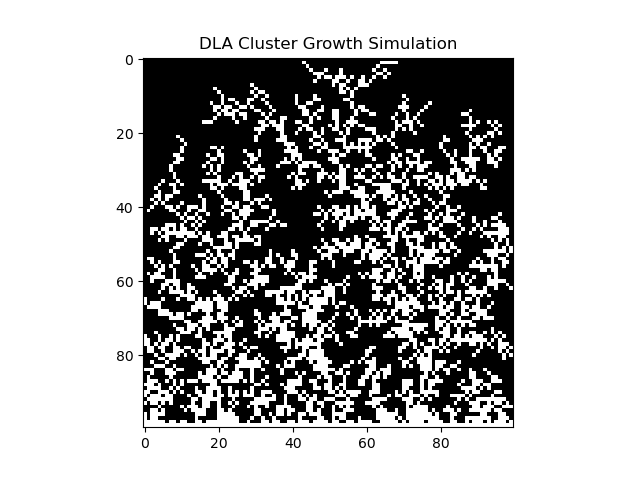

Write Python code to recreate this figure.
"""
TODO: Implement exercise 7.19  as a fun variation on the original exercise.
"""
"""
Label and create a DLA cluster with a random walk demonstration in the same picture (?) per Figure 7.18
"""
import numpy as np
import matplotlib.pyplot as plt

def initialize_grid(size):
    return np.zeros((size, size), dtype=int)

def is_valid_position(position, grid):
    x, y = position
    return 0 <= x < grid.shape[0] and 0 <= y < grid.shape[1]

def random_walk(position, grid):
    while True:
        move = np.random.choice(['up', 'down', 'left', 'right'])
        
        if move == 'up':
            new_position = (position[0] - 1, position[1])
        elif move == 'down':
            new_position = (position[0] + 1, position[1])
        elif move == 'left':
            new_position = (position[0], position[1] - 1)
        elif move == 'right':
            new_position = (position[0], position[1] + 1)

        if is_valid_position(new_position, grid):
            return new_position

def get_perimeter_points(cluster):
    perimeter_points = []
    for x in range(cluster.shape[0]):
        for y in range(cluster.shape[1]):
            if cluster[x, y] == 1:
                for i in [-1, 0, 1]:
                    for j in [-1, 0, 1]:
                        if (i != 0 or j != 0) and is_valid_position((x+i, y+j), cluster):
                            if cluster[x+i, y+j] == 0:
                                perimeter_points.append((x+i, y+j))
    return perimeter_points

def add_particle(grid):
    perimeter_points = get_perimeter_points(grid)

    if perimeter_points:
        # Select a random particle outside the perimeter_points
        random_particle = tuple(np.random.choice(grid.shape[0], size=2))
        
        while random_particle not in perimeter_points:
            # Until the particle touches a point in the perimeter_points, have it perform a random walk.
            random_particle = random_walk(random_particle, grid)
        
        # Take this perimeter point and make grid[point] = 1
        grid[random_particle] = 1
        print("added another point: ",random_particle) # small progress tracker    

def dla_cluster_growth(size, target_size):
    grid = initialize_grid(size)
    last_row = size - 1
    grid[last_row, :] = 1  # Set the entire last row as the seed
    current_size = 1

    while current_size < target_size:
       add_particle(grid)
       current_size = np.sum(grid)
       print("grid size is now: ", current_size)  # small progress tracker

    return grid

# modify these points to get a bigger/smaller grid
size_of_grid = 100
target_dla_size = 3000
dla_resulting_table = dla_cluster_growth(size_of_grid, target_dla_size)

print(dla_resulting_table)
plt.imshow(dla_resulting_table, cmap='gray')
plt.title('DLA Cluster Growth Simulation')
plt.savefig('exercise7.19.png')
plt.show()